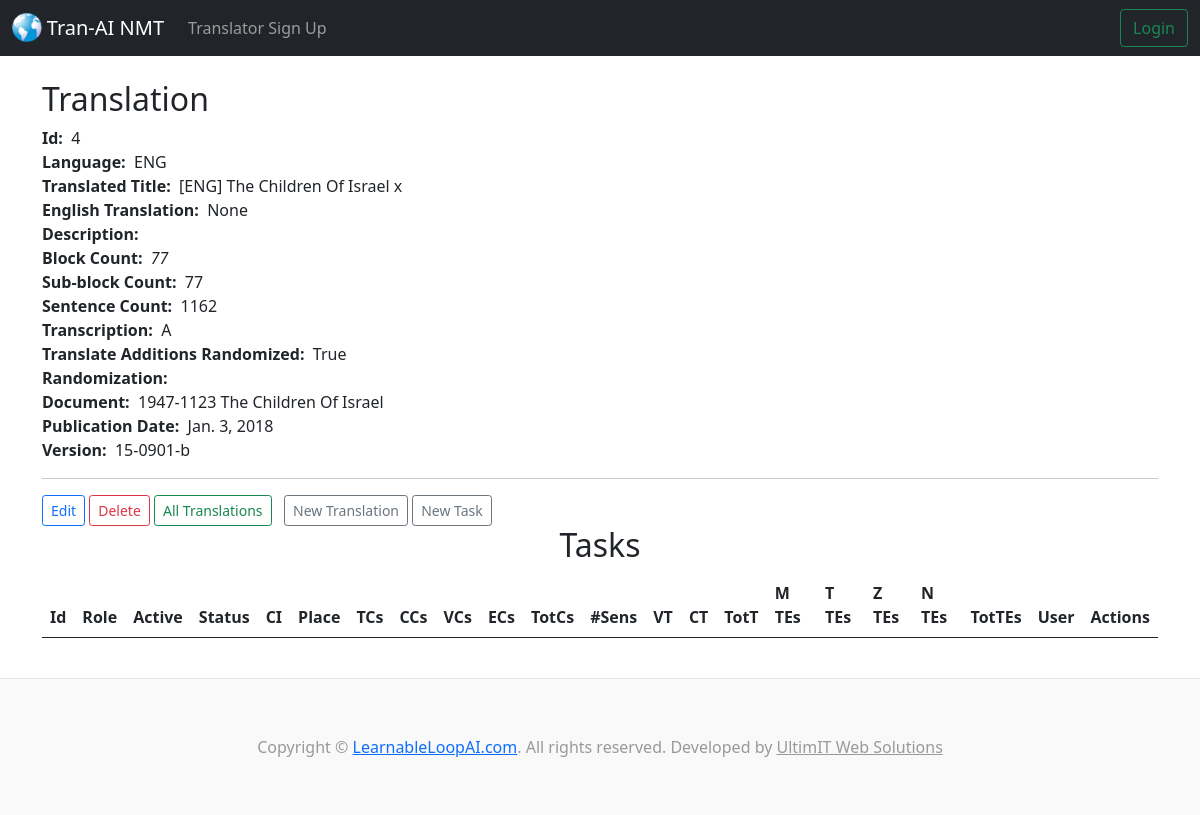
Before: /translations/4/ with the older database file.
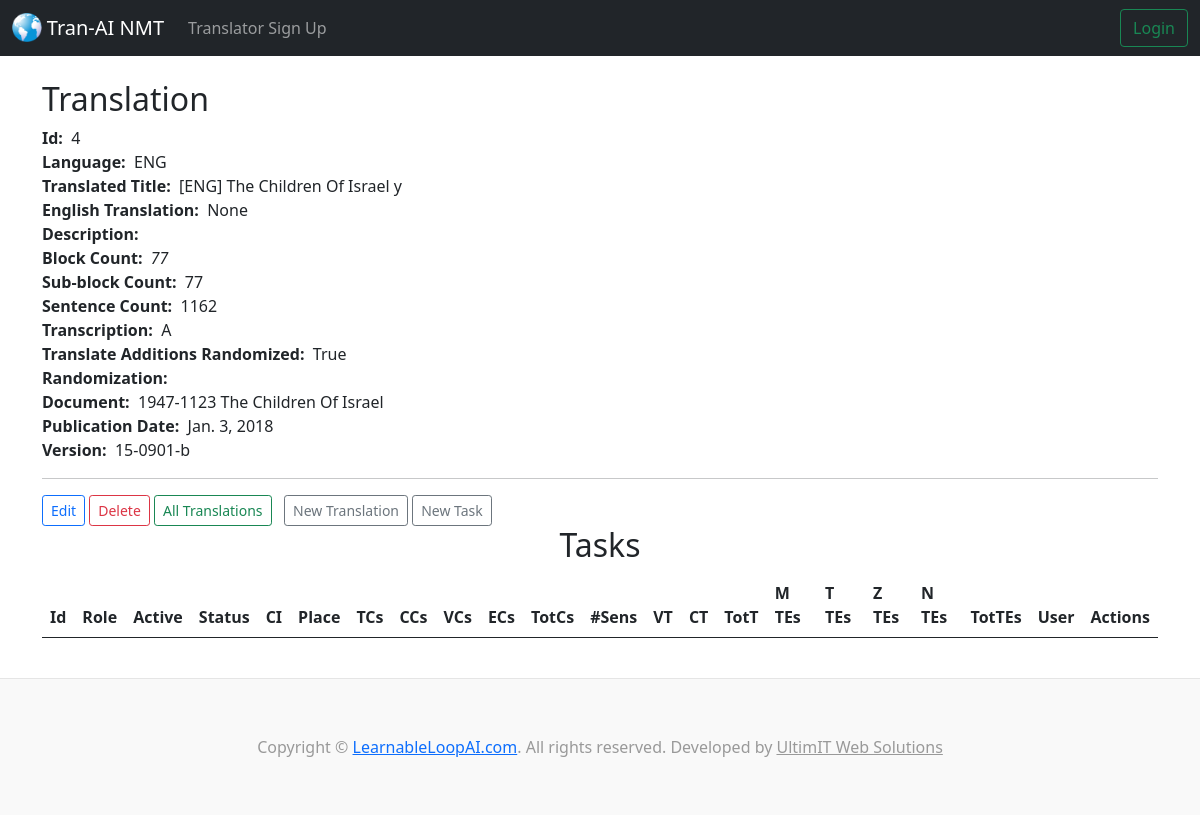
After: the same page with the newer database file.
### tranai/models.py (models this page shows)
class Translation(models.Model):
  class Transcription(models.TextChoices):
    ANDES = 'A', _('Andes')
    MAMALIS = 'M', _('Mamalis')
  lan = models.CharField('Language', max_length=3)
  tran_title = models.CharField('Translated title', max_length=70)
  descrip = models.TextField('Description', blank=True, null=True, max_length=500)
  blkc = models.IntegerField('Block count')
  subc = models.IntegerField('Sub-block count')
  senc = models.IntegerField('Sentence count')
  xcrip = models.CharField('Transcription', max_length=1, choices=Transcription.choices, default=Transcription.ANDES, blank=False,)
  li = models.BooleanField('Lookup imported (eng) / translate contributions randomized (oth)')
  pubdate = models.DateField('Publication date')
  version = models.CharField('Version', max_length=20)
  document = models.ForeignKey(Document, blank=True, null=True, on_delete=models.CASCADE, related_name='translations')
  eng_tran = models.ForeignKey('self', blank=True, null=True, on_delete=models.CASCADE,)
  def __str__(self):
    return self.tran_title

class Document(models.Model):
  class TimeOfDay(models.TextChoices):
    NO_TOD = 'n', _('No Time Of Day')
    SUNRISE = 's', _('Sunrise')
    BREAKFAST = 'b', _('Breakfast')
    MORNING = 'x', _('Morning')
    AFTERNOON = 'y', _('Afternoon')
    EVENING = 'z', _('Evening')
  class DayOfWeek(models.TextChoices):
    SUNDAY = 'su', _('Sunday')
    MONDAY = 'mo', _('Monday')
    TUESDAY = 'tu', _('Tuesday')
    WEDNESDAY = 'we', _('Wednesday')
    THURSDAY = 'th', _('Thursday')
    FRIDAY = 'fr', _('Friday')
    SATURDAY = 'sa', _('Saturday')
  dod = models.DateField('Date Of Delivery')
  tod = models.CharField('Time Of Day', max_length=1, validators=[MinLengthValidator(1), MaxLengthValidator(1)], choices=TimeOfDay.choices, default=TimeOfDay.NO_TOD, blank=False,)
  dow = models.CharField('Day Of Week', max_length=2, choices=DayOfWeek.choices, default=DayOfWeek.SUNDAY, blank=False,)
  title = models.CharField('Document Title', max_length=64, blank=False,)
  descriptor = models.CharField('Descriptor', max_length=120, blank=False,)
  def __str__(self):
    return f"{self.descriptor} {self.title}"

### tranai/views.py (the view)
# urls.py: path('translations/<translation_id>/', views.show_translation, name='show-translation'),
def show_translation(request, translation_id):
  translation = Translation.objects.get(pk=translation_id)
  document = translation.document
  return render(request, 'tranai/show_document_translation.html', {'document': document, 'translation': translation})

### tranai/templates/tranai/show_document_translation.html (shortened to what this page needs)
{% extends 'tranai/base.html' %}
{% block content %}
  <h2>Translation</h2>
  <strong>Id:</strong>&nbsp;&nbsp;{{ translation.id }}<br>
  <strong>Language:</strong>&nbsp;&nbsp;{{ translation.lan }}<br>
  <strong>Translated Title:</strong>&nbsp;&nbsp;{{ translation.tran_title }}<br>
  <strong>English Translation:</strong>&nbsp;&nbsp;{{ translation.eng_tran }}<br>
  <strong>Description:</strong>&nbsp;&nbsp;{{ translation.description }}<br>
  <strong>Block Count:</strong>&nbsp;&nbsp;<i>{{ translation.blkc }}</i><br>
  <strong>Sub-block Count:</strong>&nbsp;&nbsp;{{ translation.subc }}<br>
  <strong>Sentence Count:</strong>&nbsp;&nbsp;{{ translation.senc }}<br>
  <strong>Transcription:</strong>&nbsp;&nbsp;{{ translation.xcrip }}<br>
  <strong>Translate Additions Randomized:</strong>&nbsp;&nbsp;{{ translation.li }}<br>
  <strong>Randomization:</strong>&nbsp;&nbsp;{{ translation.None }}<br>
  <strong>Document:</strong>&nbsp;&nbsp;{{ translation.document }}<br>
  <strong>Publication Date:</strong>&nbsp;&nbsp;{{ translation.pubdate }}<br>
  <strong>Version:</strong>&nbsp;&nbsp;{{ translation.version }}<br>
  <hr>
  <a class="btn btn-outline-primary btn-sm" href="{% url 'update-document-translation' document.id translation.id %}">Edit</a>
  <a class="btn btn-outline-danger btn-sm" href="{% url 'delete-document-translation' document.id translation.id %}">Delete</a>
  <a class="btn btn-outline-success btn-sm" href="{% url 'index-documents' %}">All Translations</a>
  <a class="btn btn-outline-secondary btn-sm" href="{% url 'create-document-translation' document.id %}">New Translation</a>
  <a class="btn btn-outline-secondary btn-sm" href="{% url 'create-task' %}">New Task</a>
  <center><h2>Tasks</h2></center>
  <table class="table table-hover">
    <thead>
      <tr>
        <th scope="col">Id</th>
        <th scope="col">Role</th>
        <th scope="col">Active</th>
        <th scope="col">Status</th>
        <th scope="col">CI</th>
        <th scope="col">Place</th>
        <th scope="col">TCs</th>
        <th scope="col">CCs</th>
        <th scope="col">VCs</th>
        <th scope="col">ECs</th>
        <th scope="col">TotCs</th>
        <th scope="col">#Sens</th>
        <th scope="col">VT</th>
        <th scope="col">CT</th>
        <th scope="col">TotT</th>
        <th scope="col">M TEs</th>
        <th scope="col">T TEs</th>
        <th scope="col">Z TEs</th>
        <th scope="col">N TEs</th>
        <th scope="col">TotTEs</th>
        <th scope="col">User</th>
        <th scope="col">Actions</th>
      </tr>
    </thead>
  </table>
{% endblock %}

Changed rows visible on the page:
changed Translation "ENG": tran_title "[ENG] The Children Of Israel x" → "[ENG] The Children Of Israel y"
